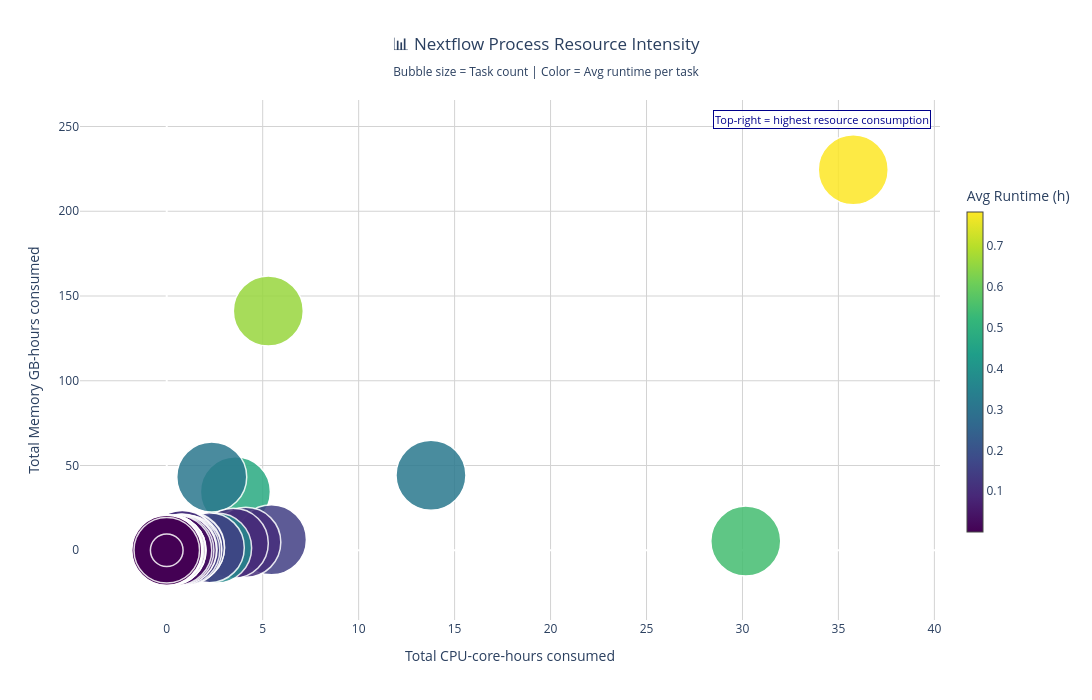

Here is the notebook cell this chart was saved with:
### Markdown cell above
#### Resource intensity metric definitions

- **Unit conversions**  
  - `runtime_hours = realtime / 3_600_000`  
  - `cpu_used_cores = %cpu / 100` (actual cores used, not requested)  
  - `mem_used_gb = peak_rss / 1024^3` (actual memory used, not requested)

- **Per-task consumption**  
  - `cpu_core_hours = cpu_used_cores × runtime_hours` (actual CPU consumption)  
  - `mem_gb_hours = mem_used_gb × runtime_hours` (actual memory consumption)

- **Per-process aggregation**  
  - `n_tasks = count(tasks)`  
  - `total_runtime_hours = Σ(runtime_hours)`  
  - `avg_runtime_hours = mean(runtime_hours)`  
  - `total_cpu_core_hours = Σ(cpu_core_hours)` — total actual CPU consumed  
  - `total_mem_gb_hours = Σ(mem_gb_hours)` — total actual memory consumed  
  - `avg_cpu_cores_used = mean(cpu_used_cores)`  
  - `avg_mem_gb_used = mean(mem_used_gb)`

- **Bubble chart mapping**  
  - **X-axis:** `total_cpu_core_hours` (actual CPU consumption)  
  - **Y-axis:** `total_mem_gb_hours` (actual memory consumption)  
  - **Bubble size:** `n_tasks` (parallelization level)  
  - **Color:** `avg_runtime_hours` (task duration)

- **Ranking score (table)**  
  - `resource_intensity_score = total_cpu_core_hours × 10 + total_mem_gb_hours`
  - *Note:* CPU-core-hours are weighted ×10 to balance with GB-hours on a similar scale (adjust factor based on your hardware cost ratios)

### Code cell
def calculate_resource_intensity_metrics(df: pd.DataFrame) -> pd.DataFrame:
    """Calculate actual resource consumption metrics per process (used resources, not requested)."""
    required = ["process", "cpus", "%cpu", "memory", "peak_rss", "realtime"]
    missing = [c for c in required if c not in df.columns]
    if missing:
        raise ValueError(f"Missing required columns: {missing}")

    work = df.copy()

    # Ensure numeric
    for col in ["cpus", "%cpu", "memory", "peak_rss", "realtime"]:
        work[col] = pd.to_numeric(work[col], errors="coerce")

    # Keep valid rows only
    work = work.dropna(
        subset=["process", "cpus", "%cpu", "memory", "peak_rss", "realtime"]
    )
    work = work[
        (work["cpus"] > 0) & (work["memory"] > 0) & (work["realtime"] > 0)
    ].copy()

    if work.empty:
        return pd.DataFrame()

    # Per-task actual usage metrics
    work["runtime_hours"] = work["realtime"] / 3_600_000.0
    work["cpu_used_cores"] = work["%cpu"] / 100.0
    work["mem_used_gb"] = work["peak_rss"] / (1024**3)

    # Resource-time products (actual consumption)
    work["cpu_core_hours"] = work["cpu_used_cores"] * work["runtime_hours"]
    work["mem_gb_hours"] = work["mem_used_gb"] * work["runtime_hours"]

    metrics = (
        work.groupby("process")
        .agg(
            n_tasks=("process", "size"),
            avg_runtime_hours=("runtime_hours", "mean"),
            total_runtime_hours=("runtime_hours", "sum"),
            avg_cpu_cores_used=("cpu_used_cores", "mean"),
            total_cpu_core_hours=("cpu_core_hours", "sum"),
            avg_mem_gb_used=("mem_used_gb", "mean"),
            total_mem_gb_hours=("mem_gb_hours", "sum"),
        )
        .reset_index()
    )

    # Overall resource intensity score (CPU and memory weighted equally)
    # Normalized to 0-100 scale for coloring
    metrics["resource_intensity_score"] = (
        metrics["total_cpu_core_hours"] * 10.0 + metrics["total_mem_gb_hours"]
    )

    # Process display names
    metrics["process_display"] = make_unique_display_labels(
        metrics["process"], max_len=40
    )

    return metrics.sort_values("resource_intensity_score", ascending=False).reset_index(
        drop=True
    )


def create_resource_intensity_bubble_chart(
    trace_df: pd.DataFrame,
    title: str = "📊 Nextflow Process Resource Intensity",
    width: int = 1200,
    height: int = 700,
    show_process_labels: bool = False,
    min_bubble_size: int = 10,
    max_bubble_size: int = 70,
) -> go.Figure:
    """Create interactive process-level resource intensity bubble chart."""
    metrics = calculate_resource_intensity_metrics(trace_df)

    if metrics.empty:
        fig = go.Figure()
        fig.add_annotation(
            text="No process metrics available",
            xref="paper",
            yref="paper",
            x=0.5,
            y=0.5,
            showarrow=False,
            font=dict(size=18),
        )
        return fig

    # Scale bubble sizes from task count
    task_values = metrics["n_tasks"].to_numpy()
    if np.nanmax(task_values) > np.nanmin(task_values):
        task_norm = (task_values - np.nanmin(task_values)) / (
            np.nanmax(task_values) - np.nanmin(task_values)
        )
        bubble_sizes = min_bubble_size + (max_bubble_size - min_bubble_size) * np.sqrt(
            task_norm
        )
    else:
        bubble_sizes = np.full(len(metrics), (min_bubble_size + max_bubble_size) / 2)

    custom_data = np.column_stack(
        [
            metrics["process"],
            metrics["n_tasks"],
            metrics["avg_runtime_hours"],
            metrics["total_runtime_hours"],
            metrics["avg_cpu_cores_used"],
            metrics["total_cpu_core_hours"],
            metrics["avg_mem_gb_used"],
            metrics["total_mem_gb_hours"],
            metrics["resource_intensity_score"],
        ]
    )

    fig = go.Figure()
    fig.add_trace(
        go.Scatter(
            x=metrics["total_cpu_core_hours"],
            y=metrics["total_mem_gb_hours"],
            mode="markers+text" if show_process_labels else "markers",
            text=metrics["process_display"] if show_process_labels else None,
            textposition="middle center",
            textfont=dict(size=9, color="white"),
            marker=dict(
                size=bubble_sizes,
                sizemode="diameter",
                color=metrics["avg_runtime_hours"],
                colorscale="Viridis",
                opacity=0.85,
                line=dict(width=1.5, color="white"),
                colorbar=dict(title="Avg Runtime (h)", thickness=16, len=0.7, x=1.02),
            ),
            hovertext=metrics["process_display"],
            customdata=custom_data,
            hovertemplate=(
                "<b>%{hovertext}</b><br><br>"
                "Tasks: %{customdata[1]}<br>"
                "Avg Runtime: %{customdata[2]:.2f} h<br>"
                "Total Runtime: %{customdata[3]:.1f} h<br><br>"
                "Avg CPU cores used: %{customdata[4]:.1f}<br>"
                "Total CPU-core-hours: %{x:.2f}<br><br>"
                "Avg Memory used: %{customdata[6]:.1f} GB<br>"
                "Total Memory GB-hours: %{y:.2f}<br><br>"
                "Resource intensity score: %{customdata[8]:.1f}<extra></extra>"
            ),
            name="Processes",
        )
    )

    fig.update_layout(
        title=dict(
            text=f"{title}<br><sub>Bubble size = Task count | Color = Avg runtime per task</sub>",
            x=0.5,
            xanchor="center",
        ),
        xaxis=dict(
            title="Total CPU-core-hours consumed", showgrid=True, gridcolor="lightgray"
        ),
        yaxis=dict(
            title="Total Memory GB-hours consumed",
            showgrid=True,
            gridcolor="lightgray",
        ),
        plot_bgcolor="white",
        paper_bgcolor="white",
        hovermode="closest",
        width=width,
        height=height,
        showlegend=False,
    )

    fig.add_annotation(
        text="Top-right = highest resource consumption",
        xref="paper",
        yref="paper",
        x=0.99,
        y=0.98,
        showarrow=False,
        xanchor="right",
        yanchor="top",
        font=dict(size=11, color="darkblue"),
        bgcolor="rgba(255,255,255,0.85)",
        bordercolor="darkblue",
        borderwidth=1,
    )

    return fig


def get_top_resource_intensive_processes(
    trace_df: pd.DataFrame, n: int = 10
) -> pd.DataFrame:
    """Return top-N most resource-intensive processes."""
    metrics = calculate_resource_intensity_metrics(trace_df)
    if metrics.empty:
        return metrics

    cols = [
        "process_display",
        "n_tasks",
        "avg_runtime_hours",
        "total_runtime_hours",
        "avg_cpu_cores_used",
        "total_cpu_core_hours",
        "avg_mem_gb_used",
        "total_mem_gb_hours",
        "resource_intensity_score",
    ]
    top_n = metrics.head(n)[cols].copy()

    numeric_cols = top_n.select_dtypes(include=[np.number]).columns
    top_n[numeric_cols] = top_n[numeric_cols].round(2)
    return top_n


# ---- Run on current notebook df ----
fig = create_resource_intensity_bubble_chart(df)
fig.show()

print("\n🔥 Top resource-intensive processes\n")
display(get_top_resource_intensive_processes(df, n=10))

### Figure 1 — Plotly figure (JSON) as saved in the notebook; plotly's stock layout.template omitted (floating-point values rounded to 4 significant figures; data arrays with more than 128 entries replaced by an {"elided": "..."} marker saying what was removed)
{"data": [{"customdata": {"elided": "51x9 mixed values"}, "hovertemplate": "<b>%{hovertext}</b><br><br>Tasks: %{customdata[1]}<br>Avg Runtime: %{customdata[2]:.2f} h<br>Total Runtime: %{customdata[3]:.1f} h<br><br>Avg CPU cores used: %{customdata[4]:.1f}<br>Total CPU-core-hours: %{x:.2f}<br><br>Avg Memory used: %{customdata[6]:.1f} GB<br>Total Memory GB-hours: %{y:.2f}<br><br>Resource intensity score: %{customdata[8]:.1f}<extra></extra>", "hovertext": ["STAR_ALIGN_IGENOMES", "TRIMGALORE", "PICARD_MARKDUPLICATES", "QUANTIFY_PSEUDO_ALIGNMENT:SALMON_QUANT", "QUALIMAP_RNASEQ", "RSEQC_READDUPLICATION", "SAMTOOLS_SORT_QUALIMAP", "QUANTIFY_BAM_SALMON:SALMON_QUANT", "SAMTOOLS_SORT", "SALMON_INDEX", "DUPRADAR", "FASTQC", "RSEQC_JUNCTIONSATURATION", "RSEQC_READDISTRIBUTION", "STRINGTIE_STRINGTIE", "BEDTOOLS_GENOMECOV_FW", "BEDTOOLS_GENOMECOV_REV", "RSEQC_BAMSTAT", "RSEQC_JUNCTIONANNOTATION", "FQ_LINT", "FQ_LINT_AFTER_TRIMMING", "...ARD:BAM_STATS_SAMTOOLS:SAMTOOLS_STATS", "...OLS:BAM_STATS_SAMTOOLS:SAMTOOLS_STATS", "SUBREAD_FEATURECOUNTS", "BAM_MARKDUPLICATES_PICARD:SAMTOOLS_INDEX", "BAM_SORT_STATS_SAMTOOLS:SAMTOOLS_INDEX", "...:BAM_STATS_SAMTOOLS:SAMTOOLS_FLAGSTAT", "...:BAM_STATS_SAMTOOLS:SAMTOOLS_FLAGSTAT", "RSEQC_INNERDISTANCE", "...OBIGWIG_FORWARD:UCSC_BEDGRAPHTOBIGWIG", "...OBIGWIG_REVERSE:UCSC_BEDGRAPHTOBIGWIG", "...RIZEDEXPERIMENT:SE_TRANSCRIPT_UNIFIED", "...RIZEDEXPERIMENT:SE_TRANSCRIPT_UNIFIED", "...BEDGRAPHTOBIGWIG_REVERSE:UCSC_BEDCLIP", "...BEDGRAPHTOBIGWIG_FORWARD:UCSC_BEDCLIP", "MAKE_TRANSCRIPTS_FASTA", "RSEQC_INFEREXPERIMENT", "...SUMMARIZEDEXPERIMENT:TXIMETA_TXIMPORT", "...T_SUMMARIZEDEXPERIMENT:CUSTOM_TX2GENE", "...T_SUMMARIZEDEXPERIMENT:CUSTOM_TX2GENE", "DESEQ2_QC_BAM_SALMON", "..._SUMMARIZEDEXPERIMENT:SE_GENE_UNIFIED", "...SUMMARIZEDEXPERIMENT:TXIMETA_TXIMPORT", "..._SUMMARIZEDEXPERIMENT:SE_GENE_UNIFIED", "DESEQ2_QC_PSEUDO", "MULTIQC", "GTF_FILTER", "SAMTOOLS_FAIDX", "MULTIQC_CUSTOM_BIOTYPE", "...:BAM_STATS_SAMTOOLS:SAMTOOLS_IDXSTATS", "...:BAM_STATS_SAMTOOLS:SAMTOOLS_IDXSTATS"], "marker": {"color": [0.7834, 0.5455, 0.6605, 0.3175, 0.4761, 0.3124, 0.1484, 0.1023, 0.09715, 0.51, 0.3742, 0.1455, 0.1571, 0.1575, 0.1142, 0.1128, 0.108, 0.1433, 0.1366, 0.136, 0.1034, 0.07319, 0.07826, 0.02462, 0.02295, 0.02451, 0.06052, 0.02375, 0.01839, 0.009097, 0.008785, 0.02, 0.01611, 0.002639, 0.002639, 0.01222, 0.003516, 0.01028, 0.009722, 0.009444, 0.0111, 0.009444, 0.01, 0.006944, 0.005938, 0.01285, 0.01167, 0.006111, 0.0009722, 0.0009127, 0.0002778], "colorbar": {"len": 0.7, "thickness": 16, "title": {"text": "Avg Runtime (h)"}, "x": 1.02}, "colorscale": [[0, "#440154"], [0.1111, "#482878"], [0.2222, "#3e4989"], [0.3333, "#31688e"], [0.4444, "#26828e"], [0.5556, "#1f9e89"], [0.6667, "#35b779"], [0.7778, "#6ece58"], [0.8889, "#b5de2b"], [1, "#fde725"]], "line": {"color": "white", "width": 1.5}, "opacity": 0.85, "size": [70.0, 70.0, 70.0, 70.0, 70.0, 70.0, 70.0, 70.0, 70.0, 10.0, 70.0, 70.0, 70.0, 70.0, 70.0, 70.0, 70.0, 70.0, 70.0, 70.0, 70.0, 70.0, 70.0, 70.0, 70.0, 70.0, 70.0, 70.0, 70.0, 70.0, 70.0, 10.0, 10.0, 70.0, 70.0, 10.0, 70.0, 10.0, 10.0, 10.0, 10.0, 10.0, 10.0, 10.0, 10.0, 10.0, 10.0, 10.0, 70.0, 65.55, 32.68], "sizemode": "diameter"}, "mode": "markers", "name": "Processes", "textfont": {"color": "white", "size": 9}, "textposition": "middle center", "type": "scatter", "x": [35.77, 30.17, 5.293, 13.77, 3.578, 2.345, 5.456, 4.12, 3.469, 2.299, 2.6, 2.218, 1.193, 1.181, 1.037, 0.8324, 0.8065, 1.045, 0.9401, 0.8014, 0.7398, 0.7707, 0.6345, 0.5238, 0.2241, 0.2149, 0.2134, 0.1866, 0.1229, 0.0673, 0.06579, 0.01692, 0.01518, 0.01592, 0.01556, 0.01043, 0.009973, 0.008582, 0.009324, 0.009161, 0.007482, 0.006573, 0.00559, 0.006042, 0.005813, 0.002389, 0.003605, 0.00297, 0.0007661, 0.0001156, 2.861e-05], "y": [224.5, 5.387, 141.1, 44.28, 34.57, 43.24, 6.244, 4.653, 4.126, 9.374, 1.349, 1.547, 1.812, 1.35, 1.125, 2.931, 2.771, 0.05635, 0.1632, 0.6947, 0.5279, 0.005105, 0.005459, 0.04261, 0.008827, 0.009669, 0.003336, 0.001315, 0.1282, 0.006585, 0.006011, 0.01566, 0.01271, 0.0001584, 0.0001582, 0.01358, 0.002016, 0.009804, 0.0004173, 0.00042, 0.00744, 0.006935, 0.009908, 0.005091, 0.003897, 0.01388, 0.000207, 3.569e-05, 0.0001217, 2.926e-05, 2.1e-06]}], "layout": {"annotations": [{"bgcolor": "rgba(255,255,255,0.85)", "bordercolor": "darkblue", "borderwidth": 1, "font": {"color": "darkblue", "size": 11}, "showarrow": false, "text": "Top-right = highest resource consumption", "x": 0.99, "xanchor": "right", "xref": "paper", "y": 0.98, "yanchor": "top", "yref": "paper"}], "height": 700, "hovermode": "closest", "paper_bgcolor": "white", "plot_bgcolor": "white", "showlegend": false, "title": {"text": "📊 Nextflow Process Resource Intensity<br><sub>Bubble size = Task count | Color = Avg runtime per task</sub>", "x": 0.5, "xanchor": "center"}, "width": 1200, "xaxis": {"gridcolor": "lightgray", "showgrid": true, "title": {"text": "Total CPU-core-hours consumed"}}, "yaxis": {"gridcolor": "lightgray", "showgrid": true, "title": {"text": "Total Memory GB-hours consumed"}}}}
